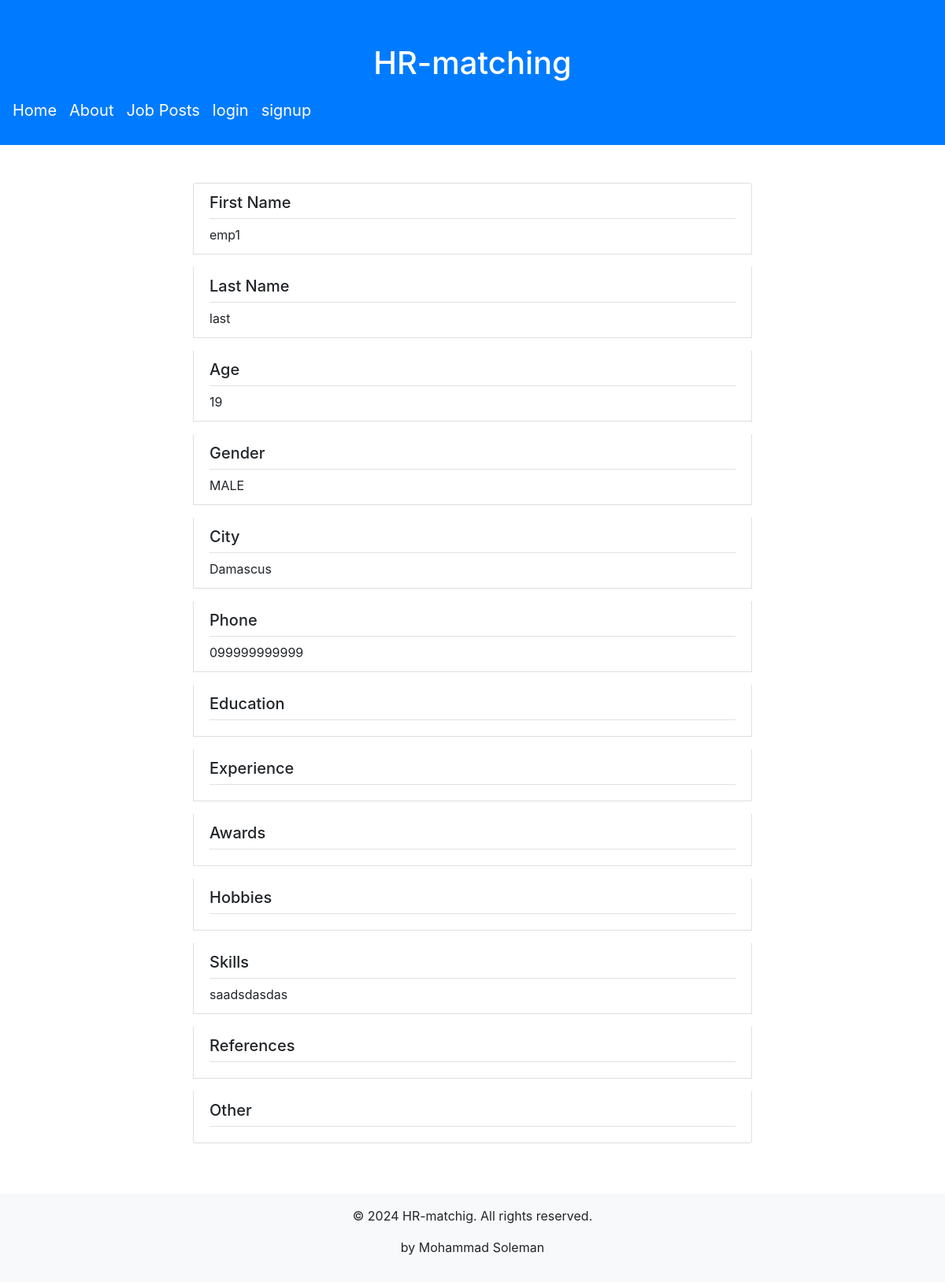
Screenshot of /employee/1/details with the database file from the repository.
### mainapp/models.py (models this page shows, shortened)
class Employee(models.Model):
    user = models.OneToOneField(User, on_delete=models.CASCADE, primary_key=True)
    firstname = models.CharField(
        "First Name", max_length=100, help_text="Employee First Name"
    )
    lastname = models.CharField(
        "Last Name", max_length=100, help_text="Employee Last Name"
    )
    dateOfBirth = models.DateField("Date Of Birth", help_text="Employee Date of Birth")
    gender = models.CharField(
        "Gender", max_length=8, choices=[("MALE", "MALE"), ("FEMALE", "FEMALE")]
    )
    city = models.CharField("City", max_length=50, help_text="Employee City")
    phone = models.CharField("Phone", max_length=20, help_text="Employee Phone")
    education = models.TextField("Education", max_length=1000, null=True, blank=True)
    experience = models.TextField("Experience", max_length=1000, null=True, blank=True)
    awards = models.TextField("Awards", max_length=1000, null=True, blank=True)
    hobbies = models.TextField("Hobbies", max_length=1000, null=True, blank=True)
    skills = models.TextField("Skills", max_length=1000)
    references = models.TextField("References", max_length=1000, null=True, blank=True)
    other = models.TextField("Other", max_length=1000, null=True, blank=True)
    cluster = models.IntegerField("Cluster", null=True, blank=True)
    clusterable_text = models.TextField("Clusterable Text", null=True, blank=True)
    def get_age(self):
        today = date.today()
        birthyear = self.dateOfBirth.year
        age = today.year - birthyear
        my_birth_month = self.dateOfBirth.month
        my_birth_day = self.dateOfBirth.day
        if (today.month, today.day) < (my_birth_month, my_birth_day):
            age -= 1
        return str(age)
    def get_fields(self):
        fields = []
        for field in self._meta.fields:
            if field.verbose_name not in [
                "user",
                "Clusterable Text",
                "Cluster",
                "Date Of Birth",
            ]:
                val = field.value_from_object(self)
                if val is None:
                    val = ""
                info = (field.verbose_name, val)
                fields.append(info)
            if field.verbose_name in ["Date Of Birth"]:
                info = ("Age", self.get_age())
                fields.append(info)
        return fields

### mainapp/views/employee.py (the view)
class EmployeeDetailView(DetailView):
    model = Employee
    template_name = "mainapp/employee/employee_detail.html"

### mainapp/templates/mainapp/employee/employee_detail.html
{% extends "mainapp/bases/detail_base.html" %}

### mainapp/templates/mainapp/bases/detail_base.html
{% extends "base.html" %}
{% block content %}
<div class="container mt-5">
    <div class="row justify-content-center">
        <div class="col-md-8">
            <div class="list-group">
                {% for name, value in object.get_fields %}
                    <div class="list-group-item mb-3">
                        <div class="d-flex justify-content-between align-items-center border-bottom pb-2 mb-2">
                            <h5 class="mb-0">{{ name }}</h5>
                        </div>
                        {% if name == 'Company'%}
                            <a href="{{value.get_absolute_url}}""><p class="mb-0">{{ value.name }}</p></a>
                        {%else%}
                            <p class="mb-0">{{ value }}</p>
                        {%endif%}
                    </div>
                {% endfor %}
            </div>
        </div>
    </div>
</div>
{% endblock %}

### rows the page displays
Employee: get_fields "emp1" "last" "MALE" "Damascus" "099999999999" "saadsdasdas"

### other values shown
{{ name }} "First Name" "Last Name" "Age" "Gender" "City" "Phone" "Education" "Experience" "Awards" "Hobbies" "Skills" "References" "Other"
{{ value }} "19"
